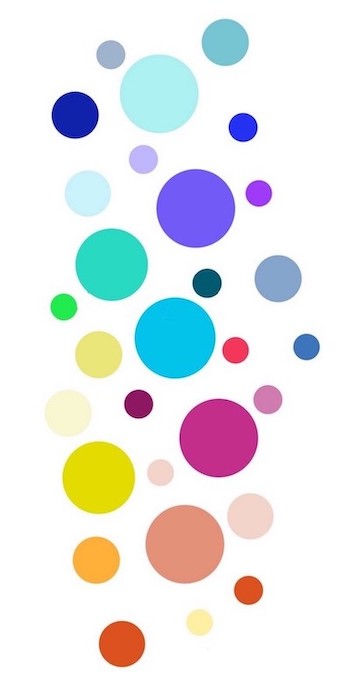
#> input picture photos/dots.jpg, 347 x 700 px
$ python blackDots.py
#> lines starting #> are read from the running program, lines starting #| are printed output that depends on the picture; after the words box and inside, x2 and y2 are one past the last pixel; in counts of white or black regions, pixels touching at a corner belong together
import cv2 as cv

# /Users/aparnarenjithpillai/Desktop/Computer_Science/Capstone/Plumbing-Project/photos/polka-dot-black-vector-6757353.jpg

path = "photos/dots.jpg"

#make the image grayscale
gray = cv.imread(path, 0)
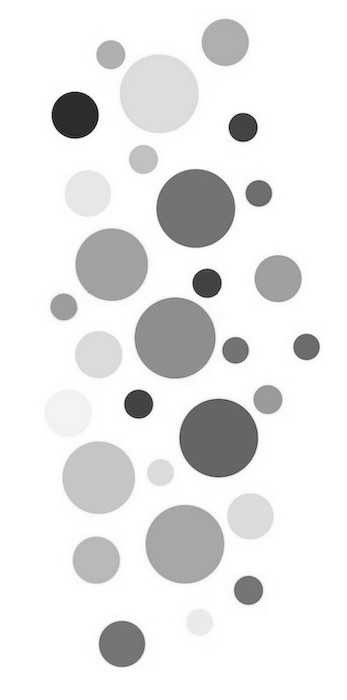
#> gray: shape (700, 347); min 0, max 255, mean 232.1

#threshold
th, threshold = cv.threshold(gray, 100, 255, cv.THRESH_BINARY_INV | cv.THRESH_OTSU)
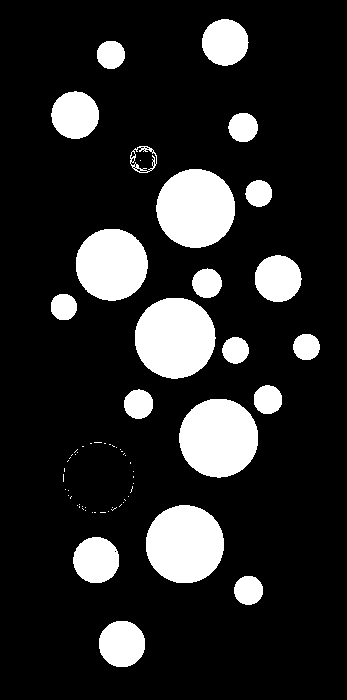
#> threshold: shape (700, 347); 16.1% white; 67 white regions (46 under 20 px)
#> th = 192

#find countours --> mainly connects the black dots of the image
cnts = cv.findContours(threshold, cv.RETR_LIST, cv.CHAIN_APPROX_SIMPLE) [-2]
#> cnts = 83 contours, 60 with area under 20; largest, box (x1, y1, x2, y2) and area: (135, 298, 216, 379) 5030, (179, 399, 258, 478) 4793, (156, 169, 235, 248) 4781, (146, 505, 224, 583) 4707, (76, 229, 148, 301) 3986

#filter by area --> when it gets a black dot it will calculate the area and if it satifies
# the condition of minimum area to be count as a dot, then it will push the value of its area to the list xcnts
s1 = 1
s2 = 2
xcnts = []
for cnt in cnts:
    if s1 < cv.contourArea(cnt) <s2:
        xcnts.append(cnt)
#> this loop made 83 passes
#> cnt on passes 3, 5, 6, 7, 8, 9, 10, 12, 13, 14, 15, 17: [[114, 551], [115, 550], [116, 551], [115, 552]], [[100, 512], [105, 512]], [[94, 512], [95, 512]], [[92, 512]], [[108, 511]], [[85, 510]], [[82, 508], [83, 509]], [[112, 507]], [[85, 507]], [[82, 506]], [[79, 506], [79, 507]], [[77, 505]]
#> after the loop, xcnts = []

print ("\nDots number: {}".format(len(xcnts)))
#| Dots number: 0

$ run again, with photos/black.jpg copied over photos/dots.jpg
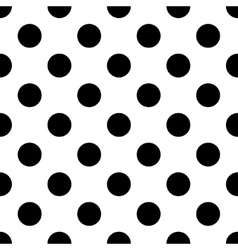
#> input picture photos/black.jpg, 238 x 250 px
#> gray is the input picture: shape (250, 238); min 0, max 255, mean 193.6
#> `th, threshold = cv.threshold(gray, 100, 255, cv.THRESH_BINARY_INV | cv..`:
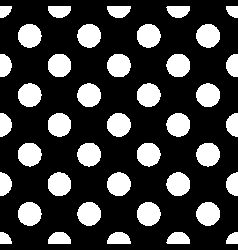
#> threshold: shape (250, 238); 24.2% white; 41 white regions
#> th = 130
#> cnts = 41 contours; largest, box (x1, y1, x2, y2) and area: (137, 202, 161, 226) 418, (137, 24, 161, 48) 417, (107, 113, 131, 137) 416, (196, 83, 220, 107) 416, (166, 113, 190, 137) 416
#> the loop `for cnt in cnts:` made 41 passes
#> after the loop `for cnt in cnts:`: xcnts = []
#| Dots number: 0

$ run again, with photos/cat.jpg copied over photos/dots.jpg
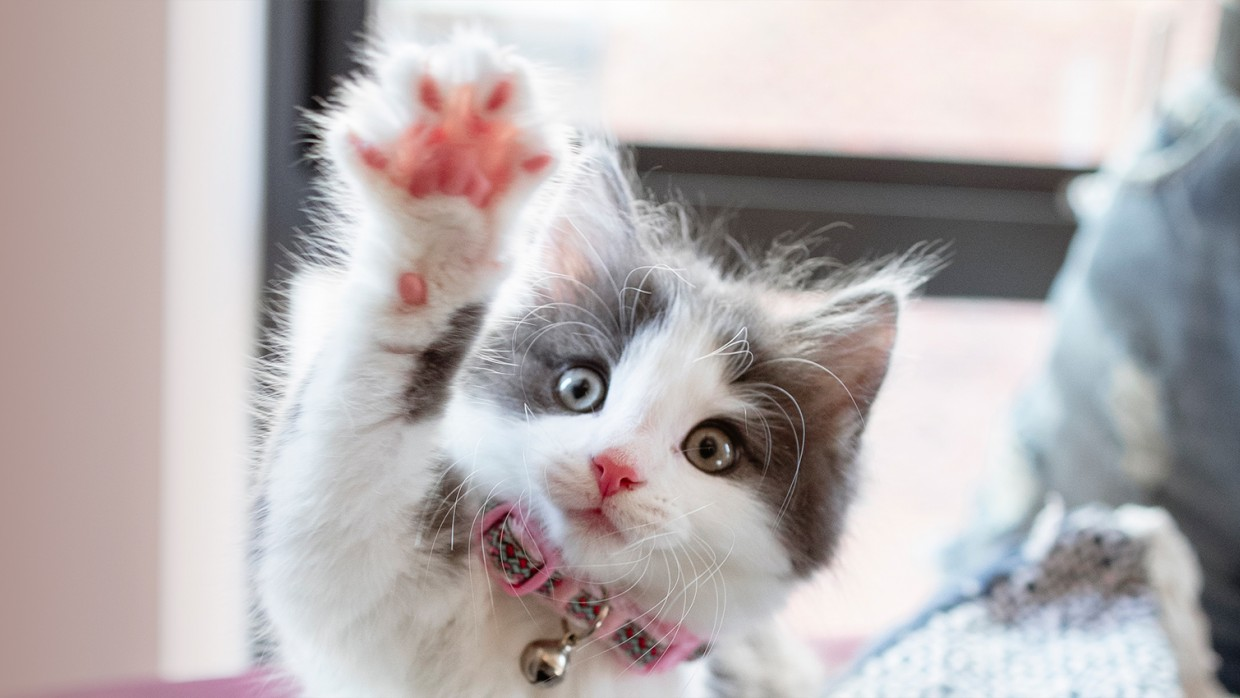
#> input picture photos/cat.jpg, 1240 x 698 px
#> `gray = cv.imread(path, 0)`:
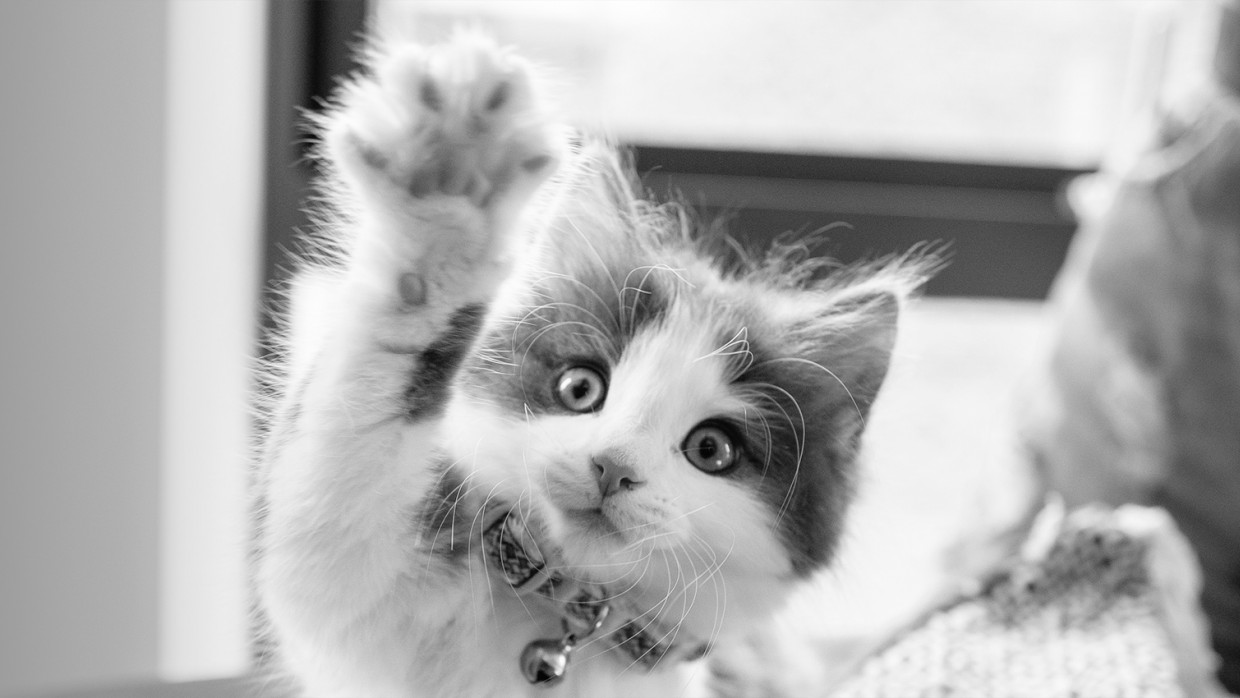
#> gray: shape (698, 1240); min 1, max 255, mean 178.5
#> `th, threshold = cv.threshold(gray, 100, 255, cv.THRESH_BINARY_INV | cv..`:
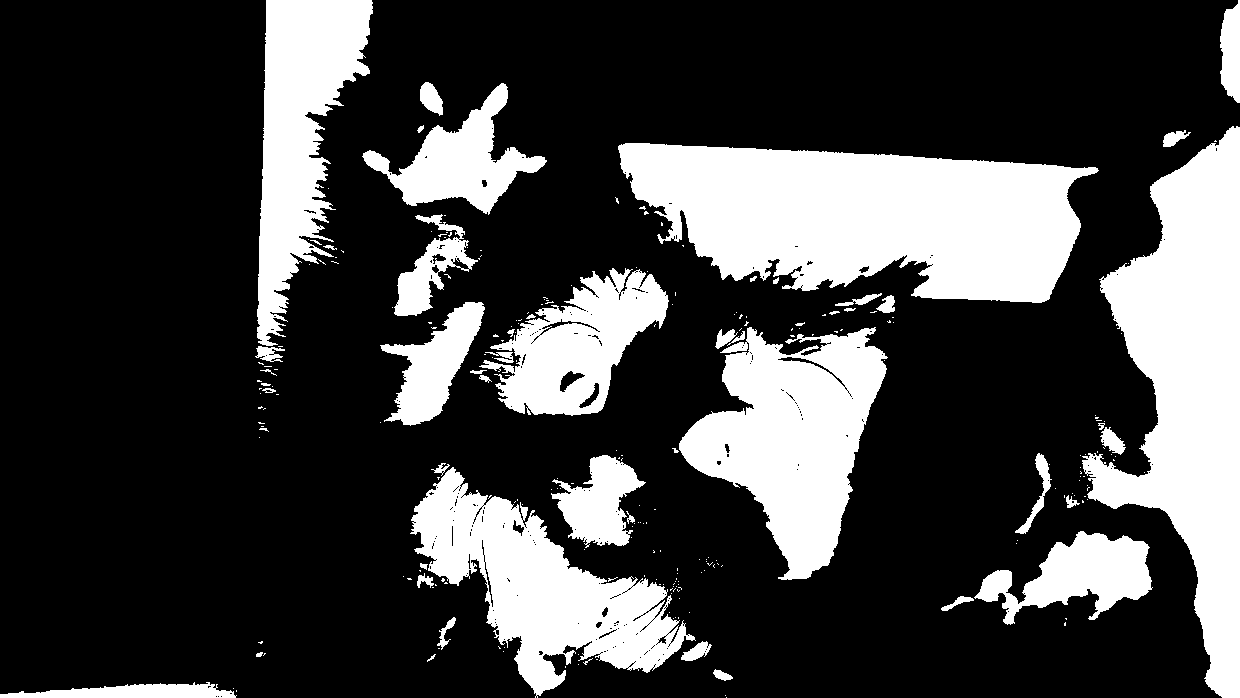
#> threshold: shape (698, 1240); 26.4% white; 251 white regions (201 under 20 px)
#> th = 153
#> cnts = 621 contours, 558 with area under 20; largest, box (x1, y1, x2, y2) and area: (618, 143, 1099, 303) 52653, (1082, 126, 1240, 698) 44598, (679, 327, 888, 580) 28219, (410, 467, 696, 698) 25745, (257, 0, 373, 346) 20571
#> the loop `for cnt in cnts:` made 621 passes
#> cnt on passes 1 to 3: [[726, 697]], [[220, 696], [221, 695], [222, 696], [221, 697]], [[217, 696], [218, 695], [219, 696], [218, 697]]
#> after the loop `for cnt in cnts:`: xcnts = 4 contours, all with area under 20
#| Dots number: 4
